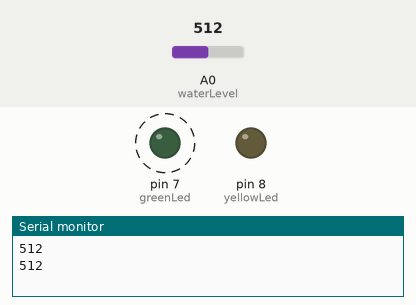
Recording of a sketch running on a simulated Arduino Uno, built with avr-gcc and run on an emulated ATmega328P. On the bench: output pins drawn as LEDs (lit = HIGH), the last lines printed to the serial monitor. Dashed ring = blinking. The test bench sets the inputs (shaded band); at power-on: A0 (waterLevel) = 512.

Above: at 1.8 s.
1.9 s: A0 (waterLevel) set to 984
5.4 s: A0 (waterLevel) set to 1012
At 6.4 s:
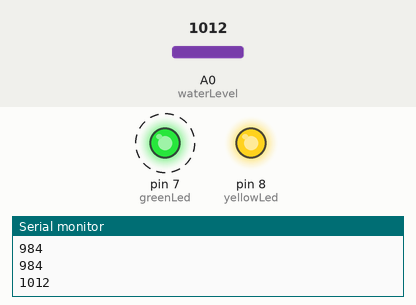
9.5 s: A0 (waterLevel) set to 990
At 10.4 s:
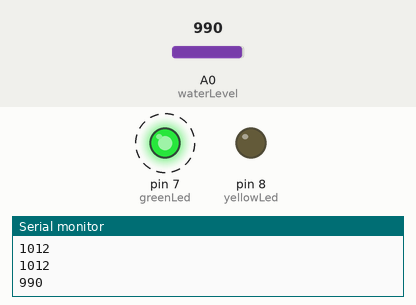
13.5 s: A0 (waterLevel) set to 1010
At 14.9 s:
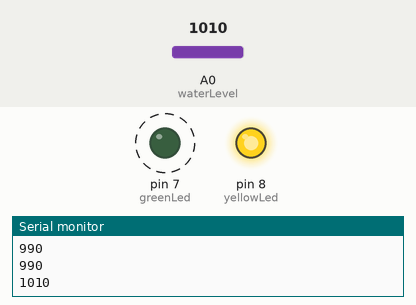
Timing chart, 0 to 18.5 s (numbered marks = the images above; inputs shaded):
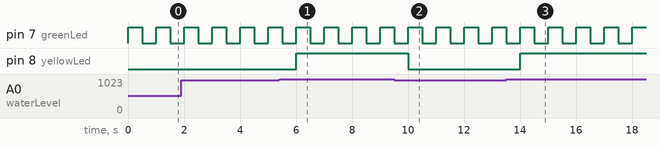

The sketch:

20190705_waterSensor.ino
```cpp
const int greenLed = 7;
const int yellowLed = 8;
const int waterLevel = 0;

int val;

void setup() {
  // put your setup code here, to run once:
   pinMode(greenLed, OUTPUT);
   pinMode(yellowLed, OUTPUT);

   val = 0;
}

void loop() {
  // put your main code here, to run repeatedly:
  Serial.begin(9600);

  val = analogRead(waterLevel);   // analogPin 의 변화값(전류값)을 읽음
  Serial.println(val);      // 시리얼모니터에 전류값 표시

  if(val > 1000) {                // val 값이 100이 넘으면 (전류가 100이 넘으면)
    digitalWrite(yellowLed, HIGH);   // LED ON
  } else {                       // val 값이 100이하면 (전류가 100이하면)
    digitalWrite(yellowLed, LOW);    // LED OFF
  }

  digitalWrite(greenLed, HIGH);
  delay(500);
  digitalWrite(greenLed, LOW);
  delay(500);
}
```

Measured:
- the behaviour switches between 1000 and 1001 on A0 (waterLevel) (found by bisection; images 0 and 1)
- after the input at 5.4 s, pin 8 (yellowLed): LOW → HIGH after 0.60 s
- after the input at 9.5 s, pin 8 (yellowLed): HIGH → LOW after 0.50 s
- after the input at 13.5 s, pin 8 (yellowLed): LOW → HIGH after 0.51 s
- by itself, pin 7 (greenLed): alternates HIGH for 0.50 s and LOW for 0.50 s
